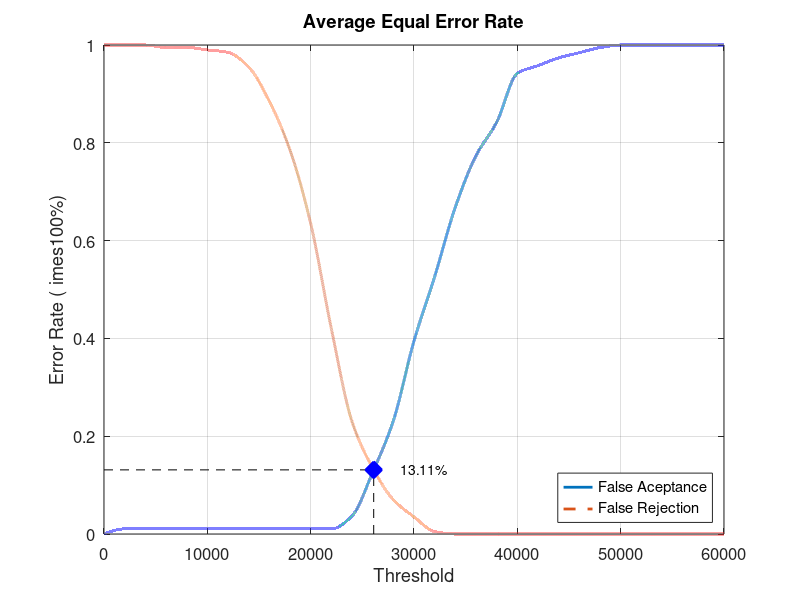
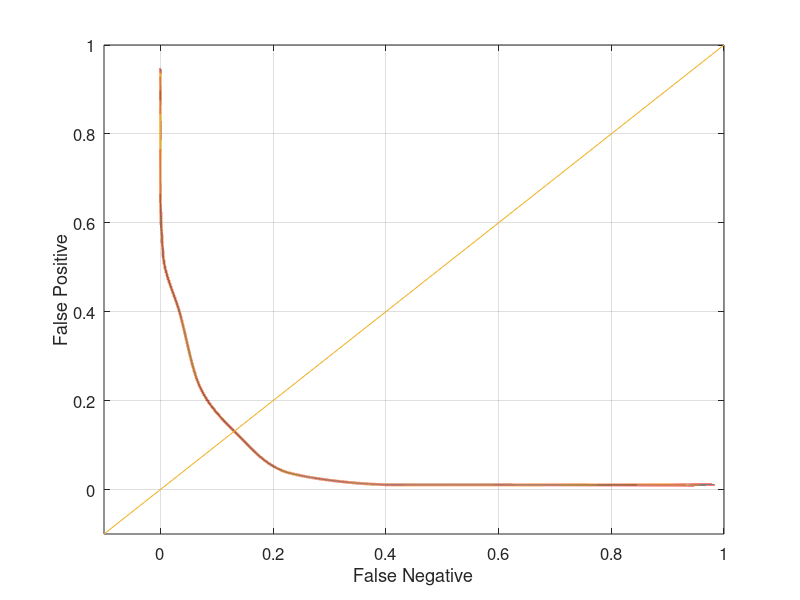

These figures' MATLAB source, in order:
close all;
clear;
clc;
x = 0:2000:60000;
xq = 0:0.5:60000;

y0 = [0 0.0105263 0.0105263 0.0105263 0.0105263 0.0105263 0.0105263 0.0105263 0.0105263 0.0105263 0.0105263 0.0105263 0.0368421 0.126316 0.231579 0.394737 0.526316 0.668421 0.773684 0.842105 0.942105 0.957895 0.973684 0.984211 0.994737 1 1 1 1 1 1]
yy0 = interp1(x, y0, xq, 'pchip');
y1 = [1 1 1 0.995 0.995 0.99 0.985 0.955 0.885 0.785 0.635 0.42 0.23 0.135 0.07 0.035 0.005 0 0 0 0 0 0 0 0 0 0 0 0 0 0]
yy1 = interp1(x, y1, xq, 'pchip');

% Calculating EER: 
y2 = abs(y0 - y1);
find(y2 == min(y2))
yy2 = abs(yy0 - yy1);
xEER = find(yy2 == min(yy2));
xEERIndex = xq(xEER) % X-axis EER
yEER = yy0(xEER) % Y-axis EER

main = figure
plot(xq, yy0,'-','LineWidth', 2);	hold on
plot(xq, yy1,'--','LineWidth', 2);	hold on
plot([xEERIndex xEERIndex], [0 yEER], 'k--');	hold on
plot([0 xEERIndex], [yEER yEER], 'k--');	hold on
plot(xEERIndex, yEER, 'bx', 'LineWidth', 10);	hold on
text(xEERIndex + 10 * xEERIndex / 100, yEER, [num2str(round((10000 * yEER)) / 100) '%'])
legend('False Aceptance', 'False Rejection', 'Location', 'SouthEast')
xlabel('Threshold')
ylabel('Error Rate (	imes100%)')
title('Average Equal Error Rate')
set(gca, 'FontSize', 12)
axis([0 60000 0 1])
grid on

print(main, 'Database1_1Main', '-dpng');
FNRxFPR = figure('Color', [1 1 1]);
plot(yy1, yy0, '-', yy1, yy0, 'LineWidth', 2);
hold on
y = -0.1:0.1:1
plot(y, y); 
set(gca, 'FontSize', 12)
xlabel('False Negative')
ylabel('False Positive')
axis([-0.1 1 -0.1 1])
set(gca, 'FontSize', 12)
grid on

print(FNRxFPR, 'Database1_1FNRxFPR','-dpng');
